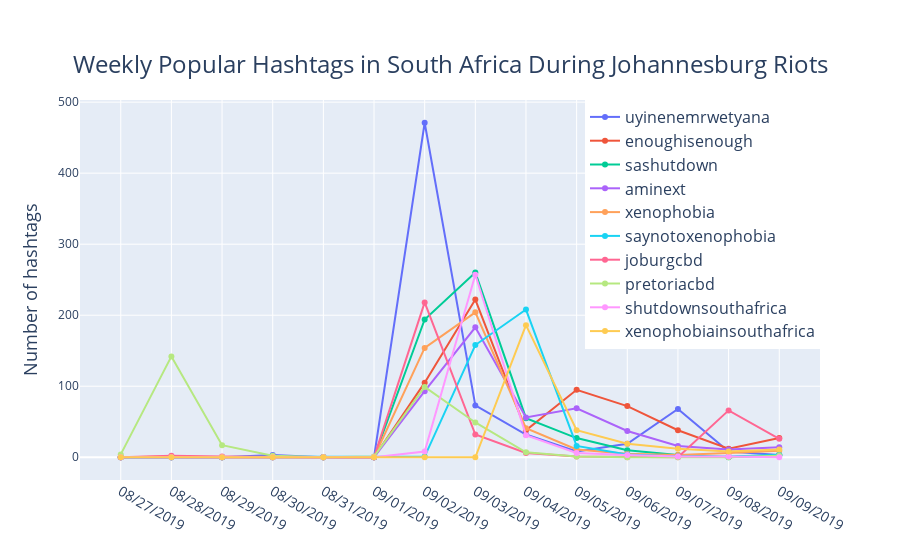

Notebook code cell kept with this figure:
### Code cell
plot_weekly_popular_hashtags('ZA','09/03/2019',True,title="Weekly Popular Hashtags in South Africa During Johannesburg Riots")

### Figure 1 — Plotly figure (JSON) as saved in the notebook; plotly's stock layout.template omitted (floating-point values rounded to 4 significant figures)
{"data": [{"name": "uyinenemrwetyana", "type": "scatter", "x": ["08/27/2019", "08/28/2019", "08/29/2019", "08/30/2019", "08/31/2019", "09/01/2019", "09/02/2019", "09/03/2019", "09/04/2019", "09/05/2019", "09/06/2019", "09/07/2019", "09/08/2019", "09/09/2019"], "y": [0, 0, 0, 3, 0, 0, 471, 73, 32, 8, 19, 68, 8, 3]}, {"name": "enoughisenough", "type": "scatter", "x": ["08/27/2019", "08/28/2019", "08/29/2019", "08/30/2019", "08/31/2019", "09/01/2019", "09/02/2019", "09/03/2019", "09/04/2019", "09/05/2019", "09/06/2019", "09/07/2019", "09/08/2019", "09/09/2019"], "y": [0, 0, 0, 1, 0, 0, 105, 222, 38, 95, 72, 38, 12, 27]}, {"name": "sashutdown", "type": "scatter", "x": ["08/27/2019", "08/28/2019", "08/29/2019", "08/30/2019", "08/31/2019", "09/01/2019", "09/02/2019", "09/03/2019", "09/04/2019", "09/05/2019", "09/06/2019", "09/07/2019", "09/08/2019", "09/09/2019"], "y": [0, 0, 0, 0, 0, 0, 194, 260, 55, 27, 10, 3, 0, 3]}, {"name": "aminext", "type": "scatter", "x": ["08/27/2019", "08/28/2019", "08/29/2019", "08/30/2019", "08/31/2019", "09/01/2019", "09/02/2019", "09/03/2019", "09/04/2019", "09/05/2019", "09/06/2019", "09/07/2019", "09/08/2019", "09/09/2019"], "y": [0, 0, 0, 0, 0, 0, 93, 183, 56, 69, 37, 16, 11, 14]}, {"name": "xenophobia", "type": "scatter", "x": ["08/27/2019", "08/28/2019", "08/29/2019", "08/30/2019", "08/31/2019", "09/01/2019", "09/02/2019", "09/03/2019", "09/04/2019", "09/05/2019", "09/06/2019", "09/07/2019", "09/08/2019", "09/09/2019"], "y": [0, 1, 0, 0, 0, 0, 154, 204, 41, 11, 5, 3, 6, 9]}, {"name": "saynotoxenophobia", "type": "scatter", "x": ["08/27/2019", "08/28/2019", "08/29/2019", "08/30/2019", "08/31/2019", "09/01/2019", "09/02/2019", "09/03/2019", "09/04/2019", "09/05/2019", "09/06/2019", "09/07/2019", "09/08/2019", "09/09/2019"], "y": [0, 0, 0, 0, 0, 0, 1, 158, 208, 16, 4, 1, 1, 3]}, {"name": "joburgcbd", "type": "scatter", "x": ["08/27/2019", "08/28/2019", "08/29/2019", "08/30/2019", "08/31/2019", "09/01/2019", "09/02/2019", "09/03/2019", "09/04/2019", "09/05/2019", "09/06/2019", "09/07/2019", "09/08/2019", "09/09/2019"], "y": [0, 2, 1, 0, 0, 0, 218, 32, 6, 1, 0, 0, 66, 26]}, {"name": "pretoriacbd", "type": "scatter", "x": ["08/27/2019", "08/28/2019", "08/29/2019", "08/30/2019", "08/31/2019", "09/01/2019", "09/02/2019", "09/03/2019", "09/04/2019", "09/05/2019", "09/06/2019", "09/07/2019", "09/08/2019", "09/09/2019"], "y": [4, 142, 17, 2, 0, 1, 99, 49, 7, 1, 0, 0, 0, 2]}, {"name": "shutdownsouthafrica", "type": "scatter", "x": ["08/27/2019", "08/28/2019", "08/29/2019", "08/30/2019", "08/31/2019", "09/01/2019", "09/02/2019", "09/03/2019", "09/04/2019", "09/05/2019", "09/06/2019", "09/07/2019", "09/08/2019", "09/09/2019"], "y": [0, 0, 0, 0, 0, 0, 8, 257, 31, 6, 3, 1, 1, 0]}, {"name": "xenophobiainsouthafrica", "type": "scatter", "x": ["08/27/2019", "08/28/2019", "08/29/2019", "08/30/2019", "08/31/2019", "09/01/2019", "09/02/2019", "09/03/2019", "09/04/2019", "09/05/2019", "09/06/2019", "09/07/2019", "09/08/2019", "09/09/2019"], "y": [0, 0, 0, 0, 0, 0, 0, 0, 186, 38, 19, 12, 8, 11]}], "layout": {"legend": {"font": {"size": 16}, "x": 1, "xanchor": "right"}, "title": {"font": {"size": 24}, "text": "Weekly Popular Hashtags in South Africa During Johannesburg Riots", "x": 0.5, "xanchor": "center", "xref": "paper", "y": 0.9, "yanchor": "top"}, "xaxis": {"tickfont": {"size": 14}}, "yaxis": {"title": {"font": {"size": 18}, "text": "Number of hashtags"}}}}
